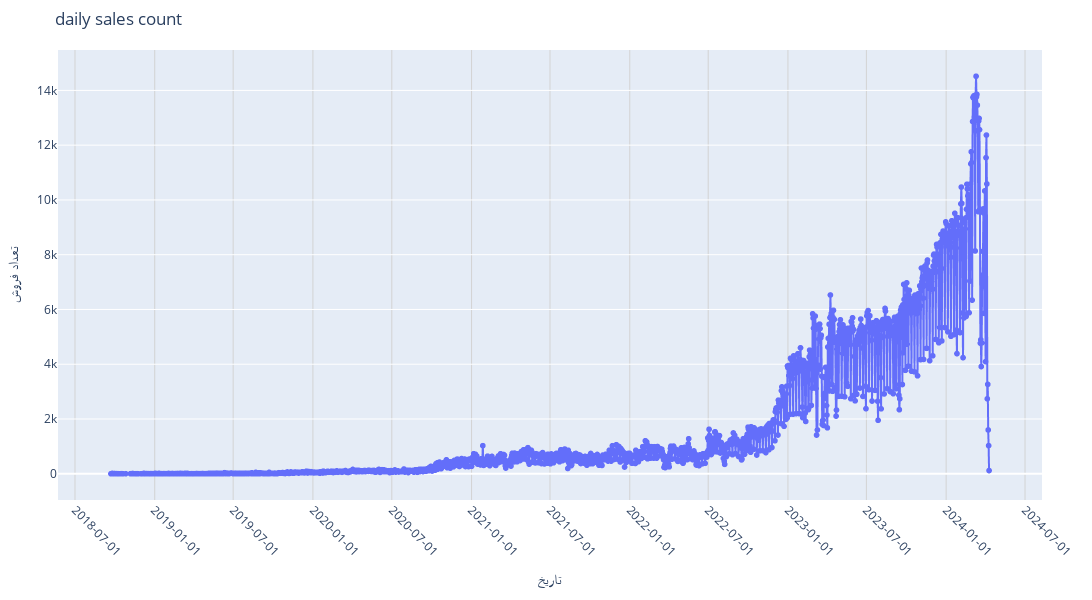

Notebook code cell kept with this figure:
### Code cell
# رسم نمودار تعاملی با Plotly
fig = px.line(daily_sales, 
              x='date', 
              y='sales_count',
              title='daily sales count',
              labels={'date': 'date', 'sales_count': 'sales count'})

# تنظیم فاصلههای محور x
fig.update_xaxes(
    tickangle=45,
    tickformat='%Y-%m-%d',  # فرمت تاریخ
    nticks=20,  # تعداد تقریباً 20 تیک در محور x
    tickmode='auto',  # تنظیم خودکار فاصلهها
    showgrid=True,  # نمایش خطوط شبکه
    gridcolor='lightgray'  # رنگ خطوط شبکه
)

# تنظیم hover mode برای نمایش اطلاعات دقیق
fig.update_traces(
    mode='lines+markers',  # نمایش خط و نقطه
    hovertemplate='<br>'.join([
        'date: %{x}',
        'sales count: %{y}',
        '<extra></extra>'
    ])
)

# تنظیم اندازه نمودار و حاشیهها
fig.update_layout(
    width=1200,  # افزایش عرض
    height=600,
    showlegend=False,
    hovermode='x unified',  # نمایش اطلاعات برای تمام نقاط در یک تاریخ
    margin=dict(l=50, r=50, t=50, b=100),  # تنظیم حاشیهها
    xaxis_title='تاریخ',
    yaxis_title='تعداد فروش'
)

fig.show()

### Figure 1 — Plotly figure (JSON) as saved in the notebook; plotly's stock layout.template omitted (floating-point values rounded to 4 significant figures; data arrays with more than 128 entries replaced by an {"elided": "..."} marker saying what was removed)
{"data": [{"hovertemplate": "date: %{x}<br>sales count: %{y}<br><extra></extra>", "legendgroup": "", "line": {"color": "#636efa", "dash": "solid"}, "marker": {"symbol": "circle"}, "mode": "lines+markers", "name": "", "showlegend": false, "type": "scattergl", "x": {"elided": "1983 str values"}, "xaxis": "x", "y": {"elided": "1983 int values"}, "yaxis": "y"}], "layout": {"height": 600, "hovermode": "x unified", "legend": {"tracegroupgap": 0}, "margin": {"b": 100, "l": 50, "r": 50, "t": 50}, "showlegend": false, "title": {"text": "daily sales count"}, "width": 1200, "xaxis": {"anchor": "y", "domain": [0, 1], "gridcolor": "lightgray", "nticks": 20, "showgrid": true, "tickangle": 45, "tickformat": "%Y-%m-%d", "tickmode": "auto", "title": {"text": "تاریخ"}}, "yaxis": {"anchor": "x", "domain": [0, 1], "title": {"text": "تعداد فروش"}}}}
